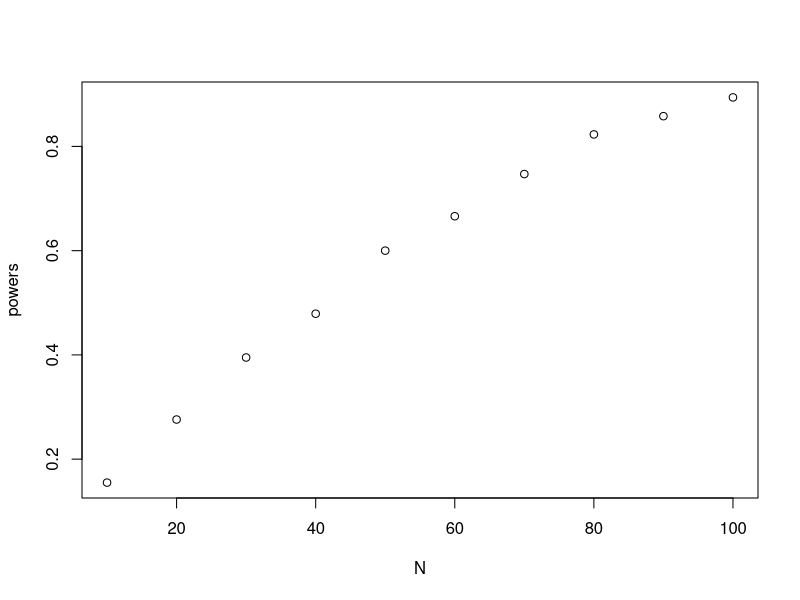

Write the R code that produced this figure.
#AMS 597 HW 6
#Nicholas Barrett

#Q1
x = runif(10000,min=0,max=pi/3)
g = mean(sin(x))
w.hat = pi/3 *g
w.hat
w = -cos(pi/3) + cos(0)
w
w.hat-w


#Q2

n=1000
x = runif(n,min=0,max=.5)
g = mean(exp(-x))
w.hat = .5*g
w.hat
var.g = sum((exp(-x)-w.hat)**2)/(n-1)
var.g

g2 = rexp(n)
g.mean = mean(g2)
w.hat2 = .5*g.mean
w.hat2
var.g2 = sum((g2-w.hat)**2)/(n-1)
var.g2
#var.g is much smaller, runif did better

#Q3
my.pbeta1 = function(a,b,x){
  t = runif(n,0,x)
  g = (t**(a-1))*((1-t)**(b-1))
  B.x = (x-0)*(mean(g))
  B.x
}

my.pbeta2 = function(a,b,x){
  u = rgamma(n,a)
  v = rgamma(n,b)
  y = u/(u+v) #not sure what to do with this part
  b = (x**(a-1))*((1-x)**(b-1))/mean(y) # this dosent work but idk
  return(b)
}

n=1000
a = 3
b = 3
x = seq(.1,.9,.1)
Fx = rep(NA,length(x))
ind = 0
pbs = rep(NA,length(x))
for (i in x){
  ind = ind + 1
  Fx[ind]=my.pbeta1(a,b,i)/beta(3,3) #i couldnt get my.pbeta2 to work so i am showing with beta(3,3)
  pbs[ind]=pbeta(i,a,b)
}
Fx
pbs
err = Fx-pbs
err

#Q4a
iter = 1000
tpval = rep(NA,iter)
wpval = rep(NA,iter)

for (i in 1:iter){
  x = rnorm(20)
  ttest = t.test(x)
  wtest = wilcox.test(x)
  wpval[i] = wtest$p.value
  tpval[i] = ttest$p.value 
}
alpha.t = sum(as.numeric(tpval < .05))/iter
alpha.t

alpha.w = sum(as.numeric(wpval < .05))/iter
alpha.w
#b
iter = 1000
tpval = rep(NA,iter)
wpval = rep(NA,iter)

for (i in 1:iter){
  x = rnorm(20,mean=.5)
  ttest = t.test(x)
  wtest = wilcox.test(x)
  wpval[i] = wtest$p.value
  tpval[i] = ttest$p.value 
}
beta.t = sum(as.numeric(tpval > .05))/iter
power.t = 1-beta.t
power.t
beta.w = sum(as.numeric(wpval > .05))/iter
power.w = 1-beta.w
power.w

#Q5

my.powertest = function(n){
  iter = 1000
  tpval = rep(NA,iter)
  wpval = rep(NA,iter)
  for (i in 1:iter){
    x = rnorm(n)
    y = rnorm(n,mean=.5,sd=sqrt(1.5))
    ttest = t.test(x,y)
    tpval[i] = ttest$p.value 
  }
  beta.t = sum(as.numeric(tpval > .05))/iter
  power.t = 1-beta.t
  power.t
}

N = seq(10,100,10)
powers = rep(NA,length(N))
ind = 0
for(i in N){
  ind = ind +1
  powers[ind]=my.powertest(i)
}
plot(N,powers)
# n ~ 70 for a power > 80%
#b
n = ((1.96+1.645)**2)*(1.5)/(.25)
n
